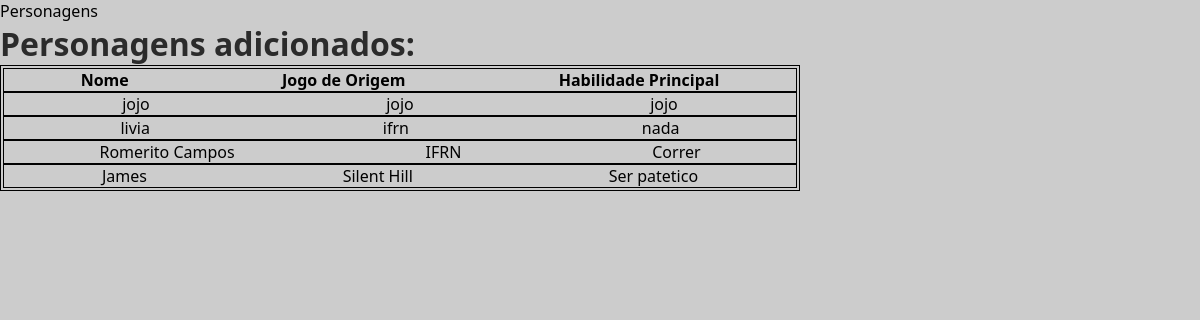
The page /personagens on the database its author committed.
### tables this page shows
CREATE TABLE personagens (
    id INTEGER PRIMARY KEY AUTOINCREMENT,
    nome TEXT,
    jogo_origem TEXT,
    habilidade_principal TEXT
);

### app.py (the view)
@app.route('/personagens')
def personagens():
    conn = get_connection()
    sql_get_personagens = "SELECT nome, jogo_origem, habilidade_principal FROM personagens"
    personagens = conn.execute(sql_get_personagens).fetchall()
    info_personagem = {}
    for personagem in personagens:
        info_personagem[personagem[0]] = {'jogo_origem': personagem[1], 'habilidade_principal': personagem[2]}
    print(info_personagem)
    return render_template('personagens.html', nome_personagem=list(info_personagem.keys()), info_personagem=info_personagem)

### utils/func.py (called while the page is built)
def get_connection():
    conn = sqlite3.connect('jogo.db')
    conn.row_factory = sqlite3.Row
    return conn

### templates/personagens.html (shortened to what this page needs)
{% extends "base.html" %}
{% block head %}
    {{ super() }}
{% endblock head %}
{% block content %}
    <h1>Personagens adicionados:</h1>
    <table style="border: 1px solid black; width:50em">
        <tr>
            <th>Nome</th>
            <th>Jogo de Origem</th>
            <th>Habilidade Principal</th>
        </tr>
            {% for nome in nome_personagem %}
                <tr>
                    <td>{{ nome }}</td>
                    <td>{{ info_personagem[nome]['jogo_origem'] }}</td>
                    <td>{{ info_personagem[nome]['habilidade_principal'] }}</td>
                </tr>
            {% endfor %}
    </table>
{% endblock content %}

### templates/base.html (shortened to what this page needs)
<!DOCTYPE html>
<html lang="en">
<head>
    {% block head %}
    <link rel="stylesheet" href="{{ url_for('static', filename='style/main.css') }}">
    {% endblock head %}
</head>
<body>
    {% block content %}
    {% endblock content %}
</body>
</html>

### static/style/main.css (style rules this page uses)
* { box-sizing: border-box; padding: 0; margin: 0; }
body { font-family: system-ui, -apple-system, BlinkMacSystemFont, 'Segoe UI', Roboto, Oxygen, Ubuntu, Cantarell, 'Open Sans', 'Helvetica Neue', sans-serif; background-color: #ccc; }
h1, p, label, input { color: #2B2B2B; }
tr { display: flex; justify-content: space-around; align-items: center; border: 1px solid black; }

### rows shown on the page
personagens: nome "jojo", nome+jogo_origem "jojo", nome+habilidade_principal "jojo"
personagens: nome "livia", nome+jogo_origem "ifrn", nome+habilidade_principal "nada"
personagens: nome "Romerito Campos", nome+jogo_origem "IFRN", nome+habilidade_principal "Correr"
personagens: nome "James", nome+jogo_origem "Silent Hill", nome+habilidade_principal "Ser patetico"
